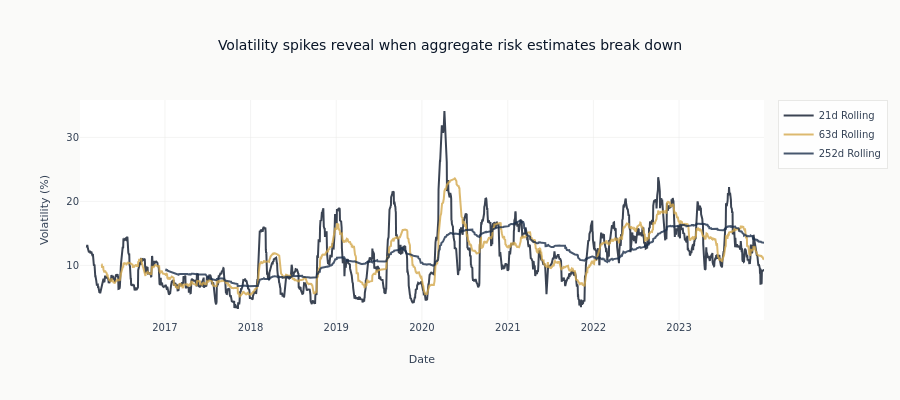

Notebook source saved alongside this figure:
### Code cell
# Plot rolling volatility (annualized)
fig = go.Figure()

for window in [21, 63, 252]:
    if window in rolling.volatility:
        vol_series = rolling.volatility[window]
        fig.add_trace(
            go.Scatter(
                x=strategy_returns.index,
                y=vol_series.to_numpy() * 100,
                name=f"{window}d Rolling",
                opacity=0.8,
            )
        )

fig.update_layout(
    title="Volatility spikes reveal when aggregate risk estimates break down",
    xaxis_title="Date",
    yaxis_title="Volatility (%)",
    height=400,
)
fig.show()

### Figure 1 — Plotly figure (JSON) as saved in the notebook; plotly's stock layout.template omitted (floating-point values rounded to 4 significant figures; data arrays with more than 128 entries replaced by an {"elided": "..."} marker saying what was removed)
{"data": [{"name": "21d Rolling", "opacity": 0.8, "type": "scatter", "x": {"elided": "2011 str values"}, "y": {"elided": "2011 float values"}}, {"name": "63d Rolling", "opacity": 0.8, "type": "scatter", "x": {"elided": "2011 str values"}, "y": {"elided": "2011 float values"}}, {"name": "252d Rolling", "opacity": 0.8, "type": "scatter", "x": {"elided": "2011 str values"}, "y": {"elided": "2011 float values"}}], "layout": {"height": 400, "title": {"text": "Volatility spikes reveal when aggregate risk estimates break down"}, "xaxis": {"title": {"text": "Date"}}, "yaxis": {"title": {"text": "Volatility (%)"}}}}
